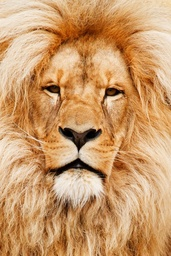
#> input picture images/lion.jpg, 171 x 256 px, shrunk from 640 x 960 before the run, found by its file name
$ jupyter execute opencv-4.ipynb
#> lines starting #> are read from the running program, lines starting #| are printed output that depends on the picture
[cell 1]
#Noise removal

[cell 2]
#importing libraries
import cv2
import numpy as np
import matplotlib.pyplot as plt

[cell 3]
#loading the image
image=cv2.imread("images\lion.jpg")
#> image is the input picture: shape (256, 171, 3); mean B, G, R 106.9, 154.5, 202.1

[cell 4]
#displaying the image
image=cv2.cvtColor(image, cv2.COLOR_BGR2RGB)
lion=plt.imshow(image)
print(lion)
#| AxesImage(shape=(256, 171, 3))

[cell 5]
#removing the noise in an image
deNoising=cv2.fastNlMeansDenoisingColored(image, None, 40, 40, 14, 30)
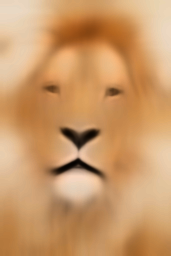
#> deNoising: shape (256, 171, 3); mean R, G, B 202.9, 153.1, 104.1
#the last numbers are the values, for each image they are different so you'll have to insert different values.

[cell 6]
#displaying the new image
dn_lion=plt.imshow(deNoising)
print(dn_lion)
#| AxesImage(shape=(256, 171, 3))

[cell 7]
#removing the noise in an image
deNoising=cv2.fastNlMeansDenoisingColored(image, None, 60, 60, 21, 45)
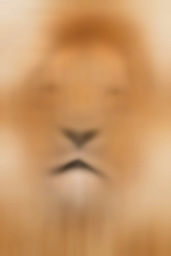
#> deNoising: shape (256, 171, 3); mean R, G, B 201.8, 151.7, 102.5
#changing the parameters

[cell 8]
#displaying the new image
dn_lion=plt.imshow(deNoising)
print(dn_lion)
#| AxesImage(shape=(256, 171, 3))

$ run again, with images/group.jpg copied over images/lion.jpg
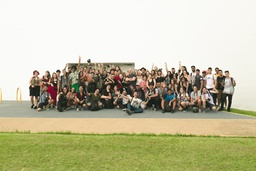
#> input picture images/group.jpg, 256 x 171 px, shrunk from 6000 x 4000 before the run, found by its file name
#> image is the input picture: shape (171, 256, 3); mean B, G, R 162, 191.4, 194.4
#| AxesImage(shape=(171, 256, 3))
#> `deNoising=cv2.fastNlMeansDenoisingColored(image, None, 40, 40, 14, 30)`:
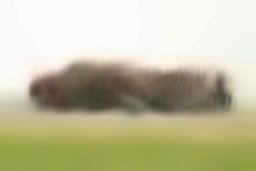
#> deNoising: shape (171, 256, 3); mean R, G, B 193, 190.8, 161
#| AxesImage(shape=(171, 256, 3))
#> `deNoising=cv2.fastNlMeansDenoisingColored(image, None, 60, 60, 21, 45)`:
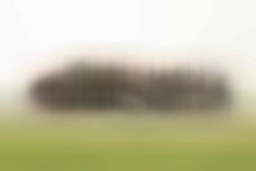
#> deNoising: shape (171, 256, 3); mean R, G, B 192, 189.5, 159.8
#| AxesImage(shape=(171, 256, 3))
